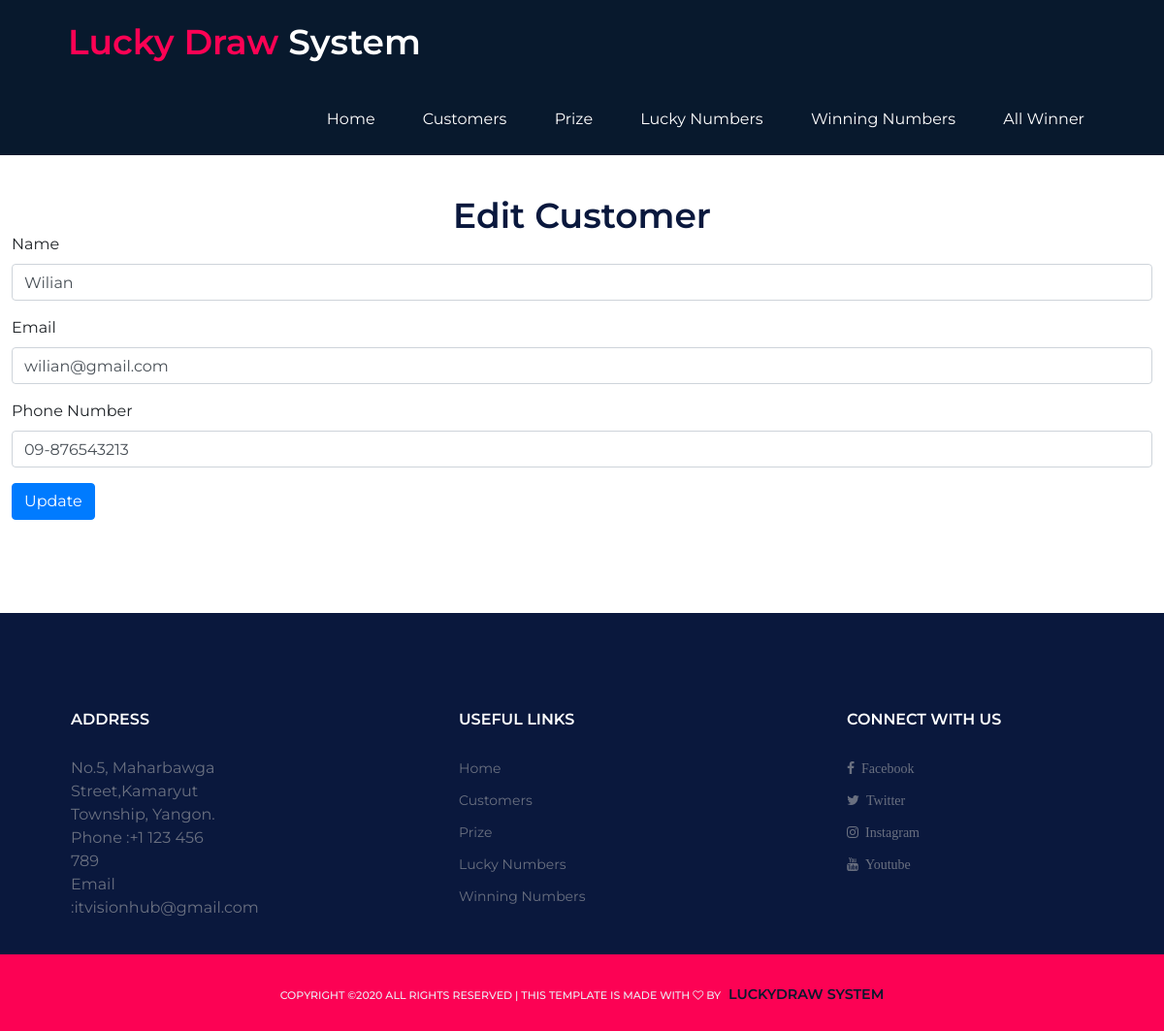
The page /customer.php?id=46 on the database its author committed.
### tables this page shows
CREATE TABLE `customers` (
  `id` int(11) NOT NULL,
  `name` varchar(255) NOT NULL,
  `email` varchar(255) NOT NULL,
  `ph_no` varchar(255) NOT NULL,
  `created_date` datetime DEFAULT NULL,
  `updated_date` datetime DEFAULT NULL
);

### inc/functions.php (called while the page is built, shortened)
<?php
function get_customer($id){
    include 'connection.php';
    $sql = 'SELECT id, name, email, ph_no FROM customers WHERE id = ?';
    try{
        $results = $conn->prepare($sql);
        $results->bindValue(1, $id, PDO::PARAM_INT);
        $results->execute();
    }
    catch(Exception $e){
        echo "Error!:" . $e->getMessage() . "
";
        return false;
    }
    return $results->fetch();
}

### customer.php (the view, shortened to what this page needs)
<?php
include "inc/header.php";
include "inc/functions.php";
?>
<?php
$name=$email=$ph_no='';
if(isset($_GET['id'])){
    list($id, $name, $email, $ph_no) = get_customer(filter_input(INPUT_GET, 'id', FILTER_SANITIZE_NUMBER_INT));
}
?>
<div class="container hero-section">
<?php
if(!empty($id))
{
    echo '<h2 style="text-align: center;" class="custom-page">Edit Customer</h2>';
}else{
    echo '<h2 style="text-align: center;" class="custom-page">Add Customer</h2>';
}
?>
<form action="customer.php" method="POST">
<div class="form-group">
<label for="name">Name</label>
<input type="text" class="form-control" id="name" name="name" value="<?php echo htmlspecialchars($name); ?>" required>
</div>
<div class="form-group">
<label for="email">Email</label>
<input type="email" class="form-control" name="email" id="email" value="<?php echo htmlspecialchars($email); ?>" required>
</div>
<div class="form-group">
<label for="ph_no">Phone Number</label>
<input type="tel" class="form-control" pattern="[0-9]{2}-[0-9]{9}" name="ph_no" id="ph_no" value="<?php echo htmlspecialchars($ph_no); ?>" required>
</div>
<?php
if(!empty($id)){
    echo '<button type="submit" class="btn btn-primary button-margin">Update</button>';
}else{
    echo '<button type="submit" class="btn btn-primary button-margin">Add</button>';
}
?>
</form>
</div>
<?php include "inc/footer.php"; ?>

### css/style.css (style rules this page uses)
html, body { height: 100%; font-family: "Montserrat", sans-serif; -webkit-font-smoothing: antialiased; font-smoothing: antialiased; }
h1, h2, h3, h4, h5, h6 { margin: 0; color: #0a183d; font-weight: 600; line-height: 1; }
h2 { font-size: 36px; }
.text-white h1, .text-white h2, .text-white h3, .text-white h4, .text-white h5, .text-white h6, .text-white p, .text-white span, .text-white li, .text-white a, { color: #fff; }
.hero-section { padding-top: 86px; overflow: hidden; }

### css/responsive.css (style rules this page uses)
@media (min-width: 1200px) { .container { max-width: 1176px; padding: 120px 0 86px; } }
@media only screen and (min-width: 992px) and (max-width: 1340px) { .button-margin { margin-bottom: 10px !important; } }
@media only screen and (min-width: 992px) and (max-width: 1340px) { .custom-page { margin-top: 84px !important; } }

### rows shown on the page
customers: name "Wilian", email "wilian@gmail.com", ph_no "09-876543213"
